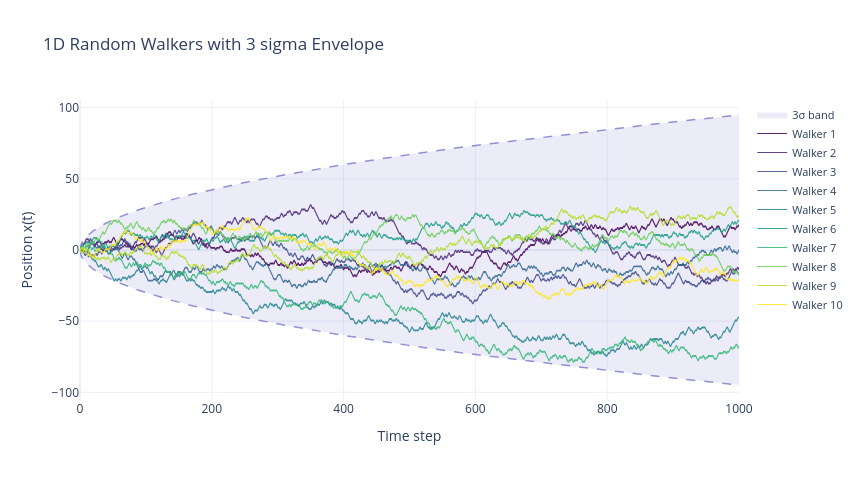

The notebook cell saved with this chart:
### Markdown cell above
A 1D random walker takes steps of $\pm 1$ with equal probability at each time step. After $t$ steps, the position is $x(t) = \sum_{i=1}^{t} \xi_i$ where $\xi_i \in \{-1, +1\}$ with $P(\xi_i = \pm 1) = \tfrac{1}{2}$.

From the CLT, after $t$ steps:
- $\langle x \rangle = 0$  
- $\sigma^2(t) = t$ (each step has variance 1, and steps are independent)

Comparing with $\sigma^2 = 2Dt$, a unit random walk corresponds to $D = 1/2$.

### Code cell
import numpy as np
import plotly.graph_objects as go
from scipy.special import erf

rng         = np.random.default_rng(seed=42)
N_traj      = 10
N_steps     = 1000
t           = np.arange(N_steps + 1)

steps = rng.choice([-1, 1], size=(N_traj, N_steps))
positions = np.hstack([np.zeros((N_traj, 1)), np.cumsum(steps, axis=1)])

sigma_t  = np.sqrt(t)
env_up   =  3 * sigma_t
env_dn   = -3 * sigma_t

from matplotlib import cm

viridis = cm.get_cmap('viridis', N_traj)
palette = [f'rgba({int(r*255)},{int(g*255)},{int(b*255)},1.0)' for r, g, b, _ in viridis(np.linspace(0, 1, N_traj))]

fig = go.Figure()

fig.add_trace(go.Scatter(
    x=np.concatenate([t, t[::-1]]),
    y=np.concatenate([env_up, env_dn[::-1]]),
    fill='toself',
    fillcolor='rgba(100,100,200,0.12)',
    line=dict(color='rgba(0,0,0,0)'),
    showlegend=True,
    name='3σ band',
    hoverinfo='skip'
))

for env, dash in [(env_up, 'dash'), (env_dn, 'dash')]:
    fig.add_trace(go.Scatter(
        x=t, y=env,
        mode='lines',
        line=dict(color='rgba(60,60,180,0.55)', width=1.5, dash=dash),
        showlegend=False,
        hoverinfo='skip'
    ))

for i in range(N_traj):
    fig.add_trace(go.Scatter(
        x=t, y=positions[i],
        mode='lines',
        line=dict(color=palette[i], width=1.2),
        name=f'Walker {i+1}',
        opacity=0.85
    ))

fig.update_layout(
    template='plotly_white',
    xaxis_title='Time step',
    yaxis_title='Position x(t)',
    title='1D Random Walkers with 3 sigma Envelope',
    legend=dict(font_size=11, bgcolor='rgba(255,255,255,0.7)'),
    width=860, height=480
)

fig.show()

### Figure 1 — Plotly figure (JSON) as saved in the notebook; plotly's stock layout.template omitted (floating-point values rounded to 4 significant figures; data arrays with more than 128 entries replaced by an {"elided": "..."} marker saying what was removed)
{"data": [{"fill": "toself", "fillcolor": "rgba(100,100,200,0.12)", "hoverinfo": "skip", "line": {"color": "rgba(0,0,0,0)"}, "name": "3σ band", "showlegend": true, "type": "scatter", "x": {"elided": "2002 int values"}, "y": {"elided": "2002 float values"}}, {"hoverinfo": "skip", "line": {"color": "rgba(60,60,180,0.55)", "dash": "dash", "width": 1.5}, "mode": "lines", "showlegend": false, "type": "scatter", "x": {"elided": "1001 int values"}, "y": {"elided": "1001 float values"}}, {"hoverinfo": "skip", "line": {"color": "rgba(60,60,180,0.55)", "dash": "dash", "width": 1.5}, "mode": "lines", "showlegend": false, "type": "scatter", "x": {"elided": "1001 int values"}, "y": {"elided": "1001 float values"}}, {"line": {"color": "rgba(68,1,84,1.0)", "width": 1.2}, "mode": "lines", "name": "Walker 1", "opacity": 0.85, "type": "scatter", "x": {"elided": "1001 int values"}, "y": {"elided": "1001 float values"}}, {"line": {"color": "rgba(71,39,119,1.0)", "width": 1.2}, "mode": "lines", "name": "Walker 2", "opacity": 0.85, "type": "scatter", "x": {"elided": "1001 int values"}, "y": {"elided": "1001 float values"}}, {"line": {"color": "rgba(62,73,137,1.0)", "width": 1.2}, "mode": "lines", "name": "Walker 3", "opacity": 0.85, "type": "scatter", "x": {"elided": "1001 int values"}, "y": {"elided": "1001 float values"}}, {"line": {"color": "rgba(48,103,141,1.0)", "width": 1.2}, "mode": "lines", "name": "Walker 4", "opacity": 0.85, "type": "scatter", "x": {"elided": "1001 int values"}, "y": {"elided": "1001 float values"}}, {"line": {"color": "rgba(37,130,142,1.0)", "width": 1.2}, "mode": "lines", "name": "Walker 5", "opacity": 0.85, "type": "scatter", "x": {"elided": "1001 int values"}, "y": {"elided": "1001 float values"}}, {"line": {"color": "rgba(30,157,136,1.0)", "width": 1.2}, "mode": "lines", "name": "Walker 6", "opacity": 0.85, "type": "scatter", "x": {"elided": "1001 int values"}, "y": {"elided": "1001 float values"}}, {"line": {"color": "rgba(53,183,120,1.0)", "width": 1.2}, "mode": "lines", "name": "Walker 7", "opacity": 0.85, "type": "scatter", "x": {"elided": "1001 int values"}, "y": {"elided": "1001 float values"}}, {"line": {"color": "rgba(109,206,88,1.0)", "width": 1.2}, "mode": "lines", "name": "Walker 8", "opacity": 0.85, "type": "scatter", "x": {"elided": "1001 int values"}, "y": {"elided": "1001 float values"}}, {"line": {"color": "rgba(181,221,43,1.0)", "width": 1.2}, "mode": "lines", "name": "Walker 9", "opacity": 0.85, "type": "scatter", "x": {"elided": "1001 int values"}, "y": {"elided": "1001 float values"}}, {"line": {"color": "rgba(253,231,36,1.0)", "width": 1.2}, "mode": "lines", "name": "Walker 10", "opacity": 0.85, "type": "scatter", "x": {"elided": "1001 int values"}, "y": {"elided": "1001 float values"}}], "layout": {"height": 480, "legend": {"bgcolor": "rgba(255,255,255,0.7)", "font": {"size": 11}}, "title": {"text": "1D Random Walkers with 3 sigma Envelope"}, "width": 860, "xaxis": {"title": {"text": "Time step"}}, "yaxis": {"title": {"text": "Position x(t)"}}}}
